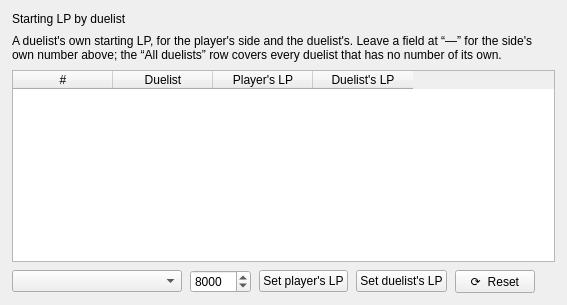
     <widget class="QFrame" name="startingLpPanel">
      <property name="frameShape">
       <enum>QFrame::Shape::NoFrame</enum>
      </property>
      <layout class="QVBoxLayout" name="startingLpPanelLayout">
       <property name="spacing">
        <number>8</number>
       </property>
       <property name="leftMargin">
        <number>12</number>
       </property>
       <property name="topMargin">
        <number>12</number>
       </property>
       <property name="rightMargin">
        <number>12</number>
       </property>
       <property name="bottomMargin">
        <number>12</number>
       </property>
       <item>
        <widget class="QLabel" name="startingLpTitle">
         <property name="text">
          <string>Starting LP by duelist</string>
         </property>
        </widget>
       </item>
       <item>
        <widget class="QLabel" name="startingLpHint">
         <property name="text">
          <string>A duelist's own starting LP, for the player's side and the duelist's. Leave a field at “—” for the side's own number above; the “All duelists” row covers every duelist that has no number of its own.</string>
         </property>
         <property name="wordWrap">
          <bool>true</bool>
         </property>
        </widget>
       </item>
       <item>
        <widget class="QTableWidget" name="duelistLpTable">
         <property name="editTriggers">
          <set>QAbstractItemView::EditTrigger::NoEditTriggers</set>
         </property>
         <property name="alternatingRowColors">
          <bool>true</bool>
         </property>
         <property name="selectionMode">
          <enum>QAbstractItemView::SelectionMode::SingleSelection</enum>
         </property>
         <property name="selectionBehavior">
          <enum>QAbstractItemView::SelectionBehavior::SelectRows</enum>
         </property>
         <column>
          <property name="text">
           <string>#</string>
          </property>
         </column>
         <column>
          <property name="text">
           <string>Duelist</string>
          </property>
         </column>
         <column>
          <property name="text">
           <string>Player's LP</string>
          </property>
         </column>
         <column>
          <property name="text">
           <string>Duelist's LP</string>
          </property>
         </column>
        </widget>
       </item>
       <item>
        <layout class="QHBoxLayout" name="duelistLpActionsLayout">
         <property name="spacing">
          <number>8</number>
         </property>
         <item>
          <widget class="QComboBox" name="lpScopeCombo">
           <property name="minimumSize">
            <size>
             <width>170</width>
             <height>0</height>
            </size>
           </property>
          </widget>
         </item>
         <item>
          <widget class="QSpinBox" name="lpValueSpin">
           <property name="maximumSize">
            <size>
             <width>120</width>
             <height>16777215</height>
            </size>
           </property>
           <property name="minimum">
            <number>1</number>
           </property>
           <property name="maximum">
            <number>32767</number>
           </property>
           <property name="value">
            <number>8000</number>
           </property>
          </widget>
         </item>
         <item>
          <widget class="QPushButton" name="setPlayerLpButton">
           <property name="text">
            <string>Set player's LP</string>
           </property>
          </widget>
         </item>
         <item>
          <widget class="QPushButton" name="setDuelistLpButton">
           <property name="text">
            <string>Set duelist's LP</string>
           </property>
          </widget>
         </item>
         <item>
          <widget class="QPushButton" name="resetDuelistLpButton">
           <property name="text">
            <string>⟳  Reset</string>
           </property>
          </widget>
         </item>
         <item>
          <spacer name="duelistLpActionsSpacer">
           <property name="orientation">
            <enum>Qt::Orientation::Horizontal</enum>
           </property>
           <property name="sizeHint" stdset="0">
            <size>
             <width>20</width>
             <height>20</height>
            </size>
           </property>
          </spacer>
         </item>
        </layout>
       </item>
      </layout>
     </widget>
